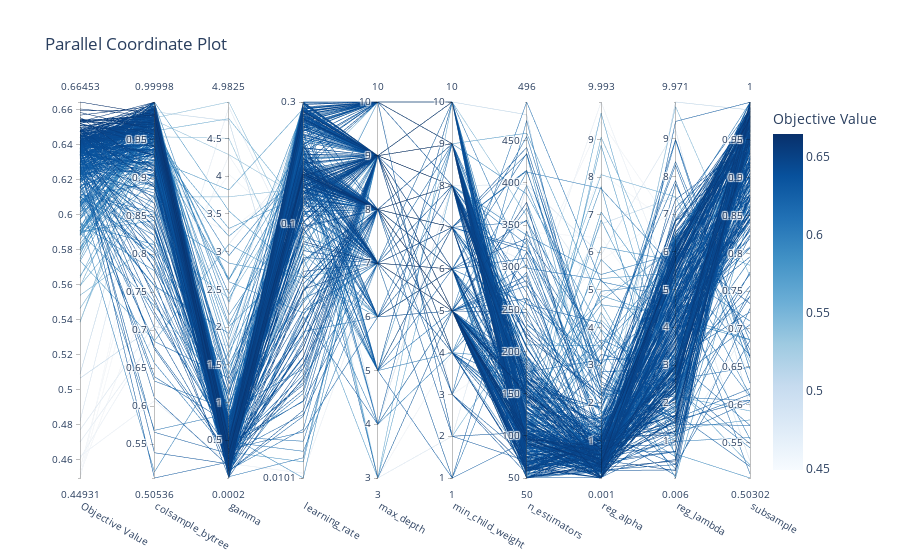

Source (notebook cell):
### Code cell
optuna.visualization.plot_parallel_coordinate(study)

### Figure 1 — Plotly figure (JSON) as saved in the notebook; plotly's stock layout.template omitted (floating-point values rounded to 4 significant figures; data arrays with more than 128 entries replaced by an {"elided": "..."} marker saying what was removed)
{"data": [{"dimensions": [{"label": "Objective Value", "range": [0.4493, 0.6645], "values": {"elided": "400 float values"}}, {"label": "colsample_bytree", "range": [0.5054, 1.0], "values": {"elided": "400 float values"}}, {"label": "gamma", "range": [0.0002497, 4.982], "values": {"elided": "400 float values"}}, {"label": "learning_rate", "range": [-1.994, -0.5233], "ticktext": ["0.0101", "0.1", "0.3"], "tickvals": [-1.994, -1, -0.5233], "values": {"elided": "400 float values"}}, {"label": "max_depth", "range": [3, 10], "values": {"elided": "400 int values"}}, {"label": "min_child_weight", "range": [1, 10], "values": {"elided": "400 int values"}}, {"label": "n_estimators", "range": [50, 496], "values": {"elided": "400 int values"}}, {"label": "reg_alpha", "range": [0.001133, 9.993], "values": {"elided": "400 float values"}}, {"label": "reg_lambda", "range": [0.005786, 9.971], "values": {"elided": "400 float values"}}, {"label": "subsample", "range": [0.503, 1.0], "values": {"elided": "400 float values"}}], "labelangle": 30, "labelside": "bottom", "line": {"color": {"elided": "400 float values"}, "colorbar": {"title": {"text": "Objective Value"}}, "colorscale": [[0, "rgb(247,251,255)"], [0.125, "rgb(222,235,247)"], [0.25, "rgb(198,219,239)"], [0.375, "rgb(158,202,225)"], [0.5, "rgb(107,174,214)"], [0.625, "rgb(66,146,198)"], [0.75, "rgb(33,113,181)"], [0.875, "rgb(8,81,156)"], [1, "rgb(8,48,107)"]], "reversescale": false, "showscale": true}, "type": "parcoords"}], "layout": {"title": {"text": "Parallel Coordinate Plot"}}}
